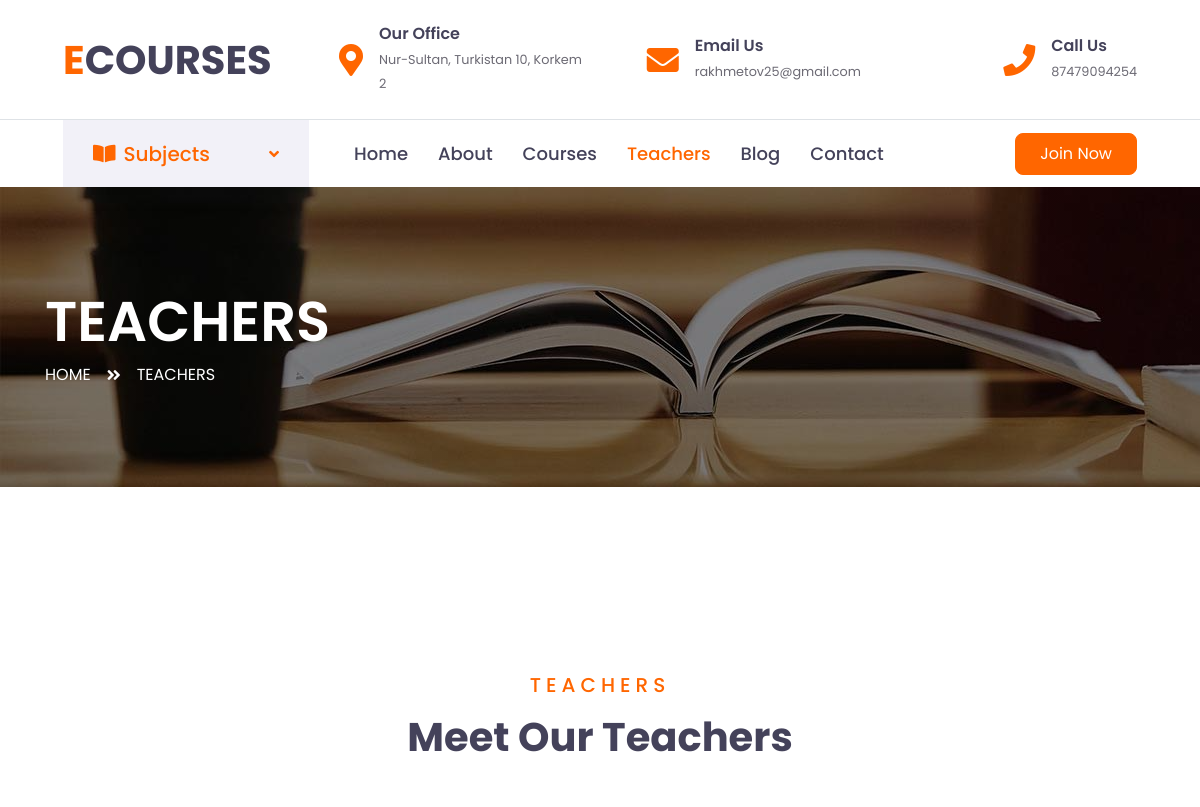
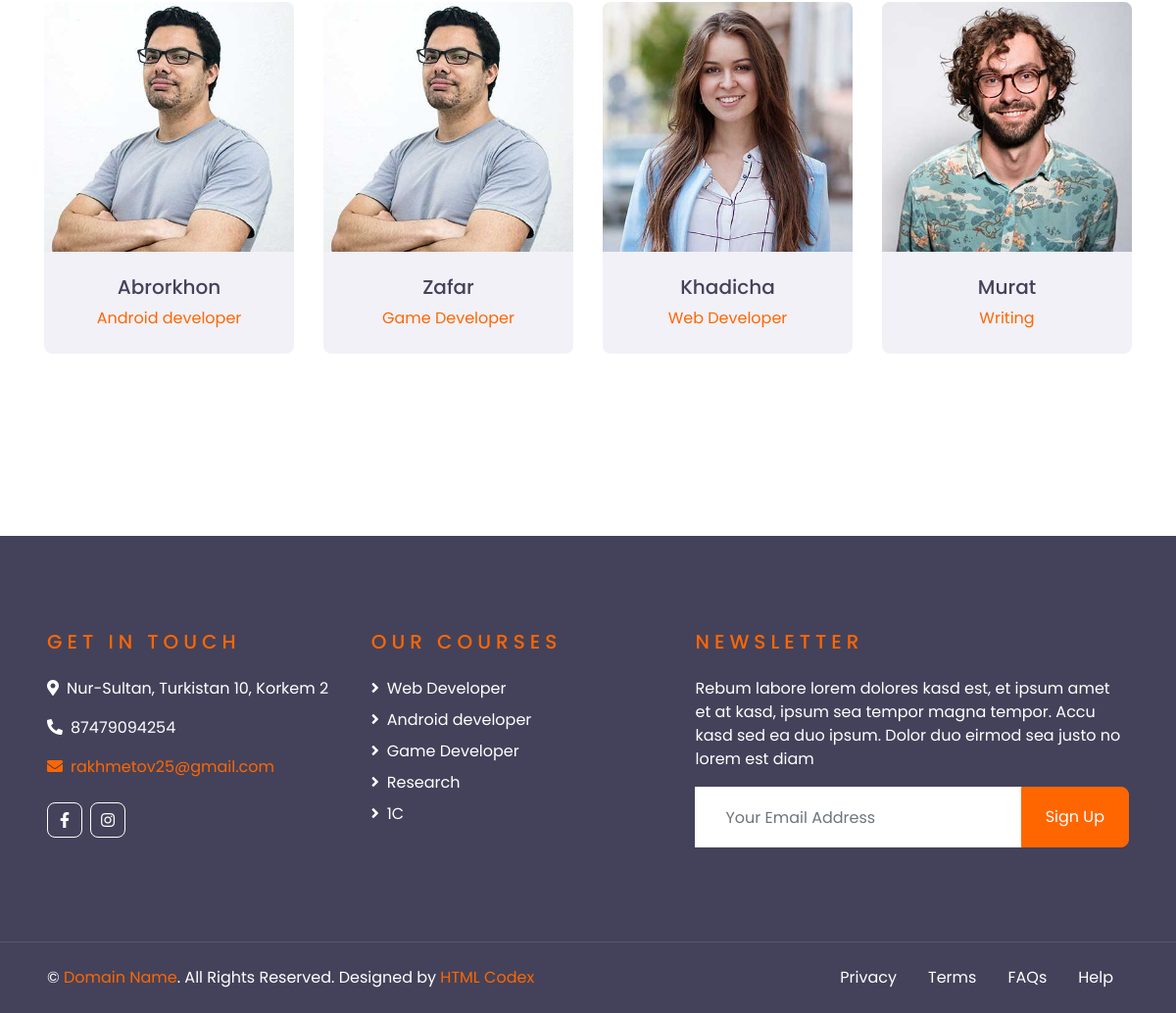
Page /teacher/ on the committed database (2 pictures, top to bottom).
### main/models.py (models this page shows, shortened)
class Contact(models.Model):
    address = models.CharField(max_length=300)
    email = models.CharField(max_length=300)
    phone = models.IntegerField()
    twitter = models.CharField(max_length=300, default='', blank=True)
    facebook = models.CharField(max_length=300, default='', blank=True)
    linkedIn = models.CharField(max_length=300, default='', blank=True)
    instagram = models.CharField(max_length=300, default='', blank=True)

class Teachers(models.Model):
    title = models.CharField(max_length=300)
    logo = models.ImageField(upload_to='upload')
    profession = models.CharField(max_length=300)
    level = models.IntegerField(default=0)
    is_main = models.BooleanField()
    profession_foreign = models.ForeignKey(Category, on_delete=models.CASCADE, default=True)
    twitter = models.CharField(max_length=300, blank=True)
    facebook = models.CharField(max_length=300, blank=True)
    linkedIn = models.CharField(max_length=300, blank=True)
    instagram = models.CharField(max_length=300, default='', blank=True)
    whatsapp = models.CharField(max_length=300, default='', blank=True)
    telegram = models.CharField(max_length=300, default='', blank=True)

class Category(models.Model):
    title = models.CharField(max_length=300)
    logo = models.ImageField(upload_to='upload')
    count_courses = models.IntegerField(default=0)
    popular = models.BooleanField()

### main/views.py (the view)
# urls.py: path('teacher/', teacherHandler),
def teacherHandler(request):
    contact = Contact.objects.all()
    popular = Category.objects.filter(popular=True)
    blogs_subjects = Blog.objects.filter(is_main=True).order_by('data')
    teachers_count = Teachers.objects.all().order_by('-level').count()
    f = teachers_count % 4
    if f == 0:
        teachers = Teachers.objects.all().order_by('-level')
    else:
        teachers = Teachers.objects.all().order_by('-level')[:teachers_count - f]
    return render(request, 'teachers.html',
                  {'contact': contact,
                   'teachers': teachers,
                   'popular': popular,
                   'blogs_subjects': blogs_subjects,
                   })

### templates/teachers.html (shortened to what this page needs)
{% extends 'base.html' %}
{% block content %}
    <div class="container-fluid page-header" style="margin-bottom: 90px;">
        <div class="container">
            <div class="d-flex flex-column justify-content-center" style="min-height: 300px">
                <h3 class="display-4 text-white text-uppercase">Teachers</h3>
                <div class="d-inline-flex text-white">
                    <p class="m-0 text-uppercase"><a class="text-white" href="/">Home</a></p>
                    <i class="fa fa-angle-double-right pt-1 px-3"></i>
                    <p class="m-0 text-uppercase">Teachers</p>
                </div>
            </div>
        </div>
    </div>
    <div class="container-fluid py-5">
        <div class="container pt-5 pb-3">
            <div class="text-center mb-5">
                <h5 class="text-primary text-uppercase mb-3" style="letter-spacing: 5px;">Teachers</h5>
                <h1>Meet Our Teachers</h1>
            </div>
            <div class="row">
                {% for teacher in teachers %}
                <div class="col-md-6 col-lg-3 text-center team mb-4">
                    <div class="team-item rounded overflow-hidden mb-2">
                        <div class="team-img position-relative">
                            <img class="img-fluid" src="/media/{{ teacher.logo }}" alt="">
                        </div>
                        <div class="bg-secondary p-4">
                            <h5>{{ teacher.title }}</h5>
                            <a href="/blog/?category_id={{ teacher.profession_foreign.id }}#BLOG"><p class="m-0">{{ teacher.profession_foreign.title }}</p></a>
                        </div>
                    </div>
                </div>
                {% endfor %}
            </div>
        </div>
    </div>
{% endblock %}

### templates/base.html (shortened to what this page needs)
<!DOCTYPE html>
<html lang="en">
<head>
    <link href="https://cdnjs.cloudflare.com/ajax/libs/font-awesome/5.10.0/css/all.min.css" rel="stylesheet">
    <link href="/static/lib/owlcarousel/assets/owl.carousel.min.css" rel="stylesheet">
    <link href="/static/css/style.css" rel="stylesheet">
</head>
<body>
    <div class="container-fluid d-none d-lg-block">
        <div class="row align-items-center py-4 px-xl-5">
            <div class="col-lg-3">
                <a href="" class="text-decoration-none">
                    <h1 class="m-0"><span class="text-primary">E</span>COURSES</h1>
                </a>
            </div>
            {% for con in contact %}
            <div class="col-lg-3 text-right">
                <div class="d-inline-flex align-items-center">
                    <i class="fa fa-2x fa-map-marker-alt text-primary mr-3"></i>
                    <div class="text-left">
                        <h6 class="font-weight-semi-bold mb-1">Our Office</h6>
                        <small>{{ con.address }}</small>
                    </div>
                </div>
            </div>
            <div class="col-lg-3 text-right">
                <div class="d-inline-flex align-items-center">
                    <i class="fa fa-2x fa-envelope text-primary mr-3"></i>
                    <div class="text-left">
                        <h6 class="font-weight-semi-bold mb-1">Email Us</h6>
                        <small>{{ con.email }}</small>
                    </div>
                </div>
            </div>
            <div class="col-lg-3 text-right">
                <div class="d-inline-flex align-items-center">
                    <i class="fa fa-2x fa-phone text-primary mr-3"></i>
                    <div class="text-left">
                        <h6 class="font-weight-semi-bold mb-1">Call Us</h6>
                        <small>{{ con.phone }}</small>
                    </div>
                </div>
            </div>
            {% endfor %}
        </div>
    </div>
    <div class="container-fluid">
        <div class="row border-top px-xl-5">
            <div class="col-lg-3 d-none d-lg-block">
                <a class="d-flex align-items-center justify-content-between bg-secondary w-100 text-decoration-none" data-toggle="collapse" href="#navbar-vertical" style="height: 67px; padding: 0 30px;">
                    <h5 class="text-primary m-0"><i class="fa fa-book-open mr-2"></i>Subjects</h5>
                    <i class="fa fa-angle-down text-primary"></i>
                </a>
            </div>
            <div class="col-lg-9">
                <nav class="navbar navbar-expand-lg bg-light navbar-light py-3 py-lg-0 px-0">
                    <div class="collapse navbar-collapse justify-content-between" id="navbarCollapse">
                        <div class="navbar-nav py-0">
                            <a href="/" class="js-home-active nav-item nav-link">Home</a>
                            <a href="/about" class="js-about-active nav-item nav-link">About</a>
                            <a href="/courses" class="js-course-active nav-item nav-link">Courses</a>
                            <a href="/teacher" class="js-teacher-active nav-item nav-link">Teachers</a>
                            <a href="/blog" class="js-blog-active nav-item nav-link">Blog</a>
                            <a href="/contact" class="js-contact-active nav-item nav-link">Contact</a>
                        </div>
                        <a class="btn btn-primary py-2 px-4 ml-auto d-none d-lg-block" href="/contact">Join Now</a>
                    </div>
                </nav>
            </div>
        </div>
    </div>
    {% block content %}
    {% endblock %}
    <div class="container-fluid bg-dark text-white py-5 px-sm-3 px-lg-5" style="margin-top: 90px;">
        <div class="row pt-5">
            <div class="col-lg-7 col-md-12">
                <div class="row">
                    <div class="col-md-6 mb-5">
                        <h5 class="text-primary text-uppercase mb-4" style="letter-spacing: 5px;">Get In Touch</h5>
                        {% for cat in contact %}
                        <p><i class="fa fa-map-marker-alt mr-2"></i>{{ cat.address }}</p>
                        <p><i class="fa fa-phone-alt mr-2"></i>{{ cat.phone }}</p>
                        <a href=""><p><i class="fa fa-envelope mr-2"></i>{{ cat.email }}</p></a>
                        <div class="d-flex justify-content-start mt-4">
                            {% if cat.facebook %}
                            <a class="btn btn-outline-light btn-square mr-2" href="{{ cat.facebook }}" target="_blank"><i class="fab fa-facebook-f"></i></a>
                            {% endif %}
                            {% if cat.instagram %}
                            <a class="btn btn-outline-light btn-square" href="https://www.instagram.com/{{ cat.instagram }}" target="_blank"><i class="fab fa-instagram"></i></a>
                            {% endif %}
                        </div>
                        {% endfor %}
                    </div>
                    <div class="col-md-6 mb-5">
                        <h5 class="text-primary text-uppercase mb-4" style="letter-spacing: 5px;">Our Courses</h5>
                        <div class="d-flex flex-column justify-content-start">
                            {% for i in popular %}
                            <a class="text-white mb-2" href="/blog/?category_id={{ i.id }}#BLOG"><i class="fa fa-angle-right mr-2"></i>{{ i.title }}</a>
                            {% endfor %}
                        </div>
                    </div>
                </div>
            </div>
            <div class="col-lg-5 col-md-12 mb-5">
                <h5 class="text-primary text-uppercase mb-4" style="letter-spacing: 5px;">Newsletter</h5>
                <p>Rebum labore lorem dolores kasd est, et ipsum amet et at kasd, ipsum sea tempor magna tempor. Accu kasd sed ea duo ipsum. Dolor duo eirmod sea justo no lorem est diam</p>
                <div class="w-100">
                    <form method="POST" action="/" id="form9">
                        <div class="input-group">
                            <input type="text" name="ema1l" id="email" class="form-control border-light" style="padding: 30px;" placeholder="Your Email Address">
                            <div class="input-group-append">
                                <button class="btn btn-primary px-4" type="submit">Sign Up</button>
                            </div>
                        </div>
                    </form>
                </div>
            </div>
        </div>
    </div>
    <div class="container-fluid bg-dark text-white border-top py-4 px-sm-3 px-md-5" style="border-color: rgba(256, 256, 256, .1) !important;">
        <div class="row">
            <div class="col-lg-6 text-center text-md-left mb-3 mb-md-0">
                <p class="m-0 text-white">&copy; <a href="#">Domain Name</a>. All Rights Reserved. Designed by <a href="https://htmlcodex.com">HTML Codex</a>
                </p>
            </div>
            <div class="col-lg-6 text-center text-md-right">
                <ul class="nav d-inline-flex">
                    <li class="nav-item">
                        <a class="nav-link text-white py-0" href="#">Privacy</a>
                    </li>
                    <li class="nav-item">
                        <a class="nav-link text-white py-0" href="#">Terms</a>
                    </li>
                    <li class="nav-item">
                        <a class="nav-link text-white py-0" href="#">FAQs</a>
                    </li>
                    <li class="nav-item">
                        <a class="nav-link text-white py-0" href="#">Help</a>
                    </li>
                </ul>
            </div>
        </div>
    </div>
</body>
</html>

### rows in the picture
Contact: address "Nur-Sultan, Turkistan 10, Korkem 2", email "rakhmetov25@gmail.com", phone "87479094254"
Teachers: logo (picture), title "Abrorkhon", profession_foreign "Android developer"
Teachers: logo (picture), title "Zafar", profession_foreign "Game Developer"
Teachers: logo (picture), title "Khadicha", profession_foreign "Web Developer"
Teachers: logo (picture), title "Murat", profession_foreign "Writing"
Category: title "Web Developer"
Category: title "Android developer"
Category: title "Game Developer"
Category: title "Research"
Category: title "1C"
